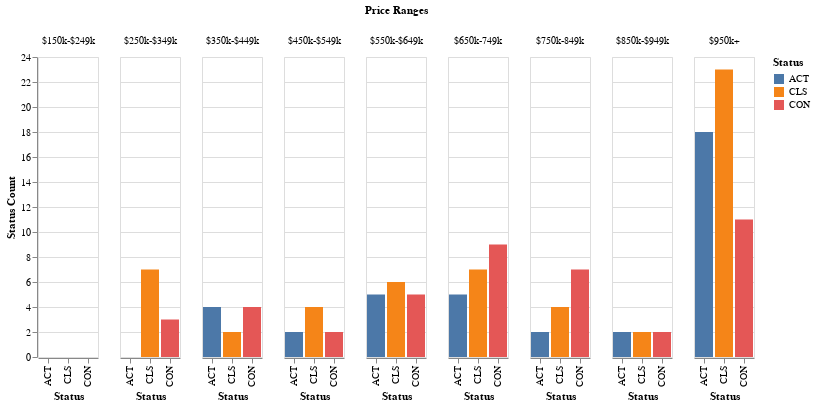

Notebook code cell kept with this figure:
### Code cell
import altair as alt
# from altair_save import save

last_month_count = df_last_30[['Cat','price_range','price']].groupby(['Cat','price_range']).count()
last_month_count.reset_index(level=0, inplace=True)
last_month_count.reset_index(level=0, inplace=True)

last_month_count = last_month_count.rename(columns={'price_range':'Price Ranges',
                                                    'Cat':'Status',
                                                    'price':'Status Count'}) 
source = last_month_count

alt.Chart(source).mark_bar().encode(
    x='Status:O',
    y='Status Count:Q',
    color='Status:N',
    column='Price Ranges:N'
)

### Figure 1 — Vega-Lite specification as saved in the notebook (floating-point values rounded to 4 significant figures)
{"config": {"view": {"continuousWidth": 300, "continuousHeight": 300}}, "data": {"name": "data-dc8ea4c91b89c3591e61ddc6fc7b2d27"}, "mark": {"type": "bar"}, "encoding": {"color": {"field": "Status", "type": "nominal"}, "column": {"field": "Price Ranges", "type": "nominal"}, "x": {"field": "Status", "type": "ordinal"}, "y": {"field": "Status Count", "type": "quantitative"}}, "$schema": "https://vega.github.io/schema/vega-lite/v5.16.3.json", "datasets": {"data-dc8ea4c91b89c3591e61ddc6fc7b2d27": [{"Price Ranges": "$150k-$249k", "Status": "ACT", "Status Count": 0}, {"Price Ranges": "$250k-$349k", "Status": "ACT", "Status Count": 0}, {"Price Ranges": "$350k-$449k", "Status": "ACT", "Status Count": 4}, {"Price Ranges": "$450k-$549k", "Status": "ACT", "Status Count": 2}, {"Price Ranges": "$550k-$649k", "Status": "ACT", "Status Count": 5}, {"Price Ranges": "$650k-749k", "Status": "ACT", "Status Count": 5}, {"Price Ranges": "$750k-849k", "Status": "ACT", "Status Count": 2}, {"Price Ranges": "$850k-$949k", "Status": "ACT", "Status Count": 2}, {"Price Ranges": "$950k+", "Status": "ACT", "Status Count": 18}, {"Price Ranges": "$150k-$249k", "Status": "CLS", "Status Count": 0}, {"Price Ranges": "$250k-$349k", "Status": "CLS", "Status Count": 7}, {"Price Ranges": "$350k-$449k", "Status": "CLS", "Status Count": 2}, {"Price Ranges": "$450k-$549k", "Status": "CLS", "Status Count": 4}, {"Price Ranges": "$550k-$649k", "Status": "CLS", "Status Count": 6}, {"Price Ranges": "$650k-749k", "Status": "CLS", "Status Count": 7}, {"Price Ranges": "$750k-849k", "Status": "CLS", "Status Count": 4}, {"Price Ranges": "$850k-$949k", "Status": "CLS", "Status Count": 2}, {"Price Ranges": "$950k+", "Status": "CLS", "Status Count": 23}, {"Price Ranges": "$150k-$249k", "Status": "CON", "Status Count": 0}, {"Price Ranges": "$250k-$349k", "Status": "CON", "Status Count": 3}, {"Price Ranges": "$350k-$449k", "Status": "CON", "Status Count": 4}, {"Price Ranges": "$450k-$549k", "Status": "CON", "Status Count": 2}, {"Price Ranges": "$550k-$649k", "Status": "CON", "Status Count": 5}, {"Price Ranges": "$650k-749k", "Status": "CON", "Status Count": 9}, {"Price Ranges": "$750k-849k", "Status": "CON", "Status Count": 7}, {"Price Ranges": "$850k-$949k", "Status": "CON", "Status Count": 2}, {"Price Ranges": "$950k+", "Status": "CON", "Status Count": 11}]}}
